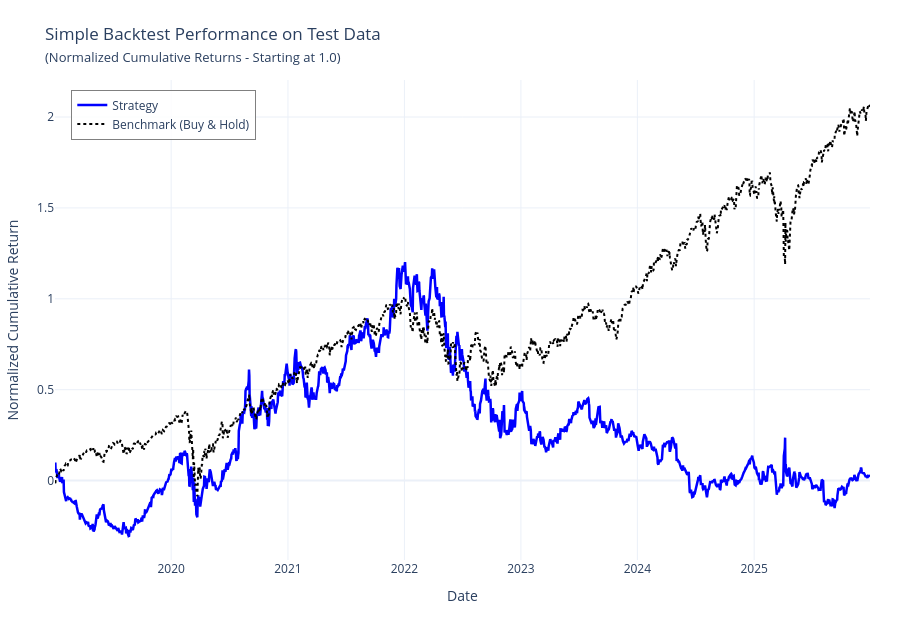

The cell this chart's notebook holds for it:
### Code cell
plot_strategy_returns(test_strategy, benchmark_data, "Test")
performance_metrics(test_strategy, benchmark_data)

### Figure 1 — Plotly figure (JSON) as saved in the notebook; plotly's stock layout.template omitted (floating-point values rounded to 4 significant figures; data arrays with more than 128 entries replaced by an {"elided": "..."} marker saying what was removed)
{"data": [{"line": {"color": "blue", "width": 2.5}, "mode": "lines", "name": "Strategy", "type": "scatter", "x": {"elided": "1759 str values"}, "y": {"elided": "1759 float values"}}, {"line": {"color": "black", "dash": "dot", "width": 2}, "mode": "lines", "name": "Benchmark (Buy & Hold)", "type": "scatter", "x": {"elided": "1759 str values"}, "y": {"elided": "1759 float values"}}], "layout": {"height": 620, "legend": {"bgcolor": "rgba(255, 255, 255, 0.85)", "bordercolor": "gray", "borderwidth": 1, "font": {"size": 12}, "x": 0.02, "xanchor": "left", "y": 0.98, "yanchor": "top"}, "margin": {"b": 60, "l": 40, "r": 30, "t": 80}, "title": {"text": "Simple Backtest Performance on Test Data<br><span style=\"font-size:13px\">(Normalized Cumulative Returns - Starting at 1.0)</span>"}, "xaxis": {"title": {"text": "Date"}}, "yaxis": {"title": {"text": "Normalized Cumulative Return"}}}}
